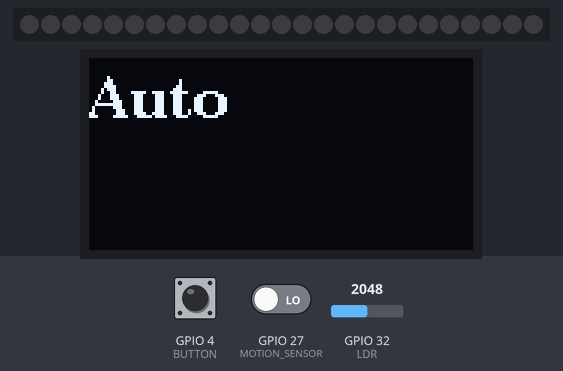
Recording of a program running on a simulated ESP32. Parts: 25 RGB LEDs in strip order, left to right, 128×64 one-colour display. Inputs (shaded band) come from the test bench; at power-on: GPIO 4 (BUTTON) HIGH, GPIO 27 (MOTION_SENSOR) LOW, GPIO 32 (LDR) = 2048. What the program prints to the serial monitor is not drawn.

Above: at 1.2 s.
1.3 s: GPIO 4 (BUTTON) pulled LOW for 0.15 s
At 2.0 s:
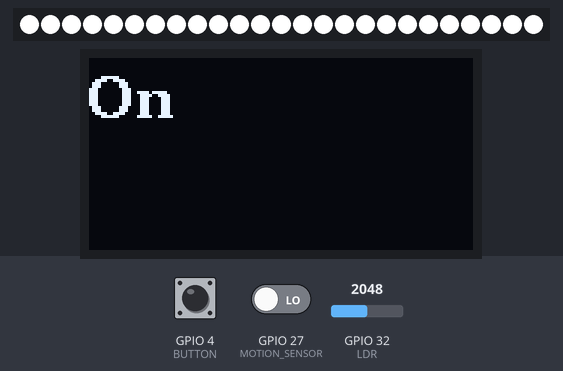
2.9 s: GPIO 4 (BUTTON) pulled LOW for 1 s
At 4.1 s:
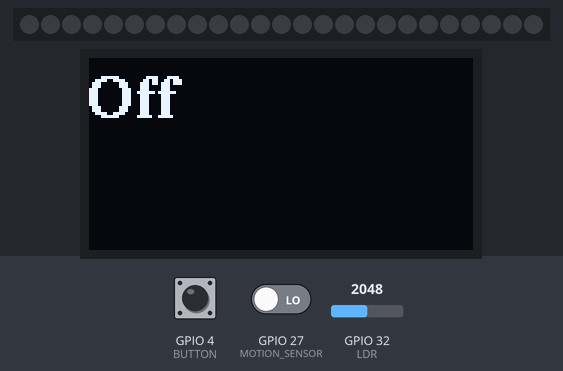
5.4 s: GPIO 4 (BUTTON) pulled LOW for 3.2 s
At 5.8 s:
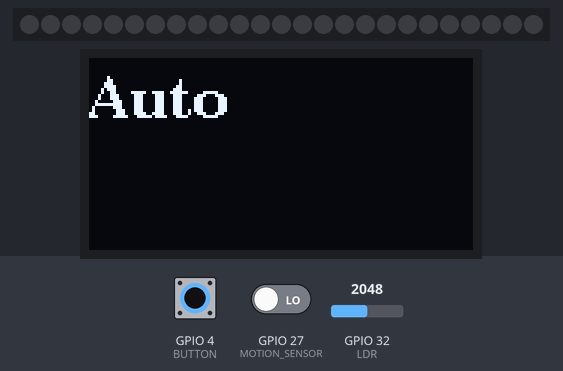
Timing chart, 0 to 8.4 s (numbered marks = the images above; inputs shaded):
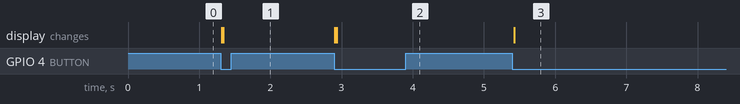

Measured:
- after the input at 5.4 s, the display: changes at once (image 3)

The program:

main.cpp
```cpp
#include <main.h>
#include <config.h>
#include <Arduino.h>
#include <control_switch_state.h>
#include <auto_mode.h>
#include <neopixel.h>
#include <api.h>

#include <U8g2lib.h>  // Display-Library
#include <Wire.h>     // IIC-Library

// Adresse des Displays
// Es kann sein, dass ihr eine andere Adresse verwenden müsst
// Ihr findet unter dem Beispielcode im Handout eine Liste möglicher Adressen
#define DISP_ADDR 0x78

#define DISP_SDA 21   // ESP-Pin verbunden mit SDA
#define DISP_SCL 22   // ESP-Pin verbunden mit SCL


/* Konstruktion Display-Objekt mit Namen "display" */
U8G2_SSD1306_128X64_NONAME_1_SW_I2C display(U8G2_R0, DISP_SCL, DISP_SDA);

int switch_state = 1;

void setup() {
  //pinMode(LED_PIN, OUTPUT);
  pinMode(LDR, INPUT);
  pinMode(BUTTON, INPUT_PULLUP);
  pinMode(MOTION_SENSOR, INPUT);

  setup_LED_Strip();

  Serial.begin(9600);

  setup_api();

  display.setI2CAddress(DISP_ADDR);  // Setzen der IIC-Adresse vom Display
  display.begin();  // Initialisierung des Displays
}

void loop() {
  controlSwitchState(switch_state, display);

  switch (switch_state)
  {
  case 0:
    led_off();
    break;
  case 1:
    autoMode();
    break;
  case 2:
    led_on_api();
    break;
  default:
    break;
  }
}
```

api.h
```cpp
void setup_api();
```

auto_mode.h
```cpp
#pragma once
void autoMode();
```

control_switch_state.h
```cpp
#pragma once
#include <U8g2lib.h>  // Display-Library
void controlSwitchState(int& state, U8G2_SSD1306_128X64_NONAME_1_SW_I2C& lcd);
```

main.h
```cpp
#pragma once

// 0 is off, 1 is auto, 2 is on
extern int switch_state;

void setup();

void loop();
```

neopixel.h
```cpp
#pragma once
void setup_LED_Strip();
/// @brief Turns on the led with given brightness
/// @param brightness Number from 1-5. Other inputs are undefined.
void led_on(int brightness = 5);
void led_off();
#ifndef SOURCE1_H_
#define SOURCE1_H_
namespace settings {
  extern int brightness;
  extern int red;
  extern int green;
  extern int blue;
};
#endif
void led_on_api();
```

auto_mode.cpp
```cpp
// Sets LED according to some rules.
#include <Arduino.h>
#include <config.h>
#include <auto_mode.h>
#include <neopixel.h>

int moveCounter = 0;

void autoMode()
{

  int sensorValue = analogRead(LDR);
  int motionStateCurrent = digitalRead(MOTION_SENSOR);

  if (motionStateCurrent == HIGH) {
    moveCounter = 100;
  }

  Serial.println("AutoMode:");
  Serial.println(sensorValue);
  Serial.println(moveCounter);

  if (moveCounter == 0) {
    led_off();
  } else if (sensorValue >= 500) {
    moveCounter--;
    led_off();
  } else {
    moveCounter--;
    led_on(5 - sensorValue / 100);
  }
}
```

control_switch_state.cpp
```cpp
#include <control_switch_state.h>
#include <config.h>
#include <Arduino.h>
#include <U8g2lib.h>  // Display-Library
#include <Wire.h>     // IIC-Library

void writeState(const int& state, U8G2_SSD1306_128X64_NONAME_1_SW_I2C& display) {
  std::string text = "";
  switch (state)
  {
  case 0:
    text = "Off";
    break;
  case 1:
    text = "Auto";
    break;
  case 2:
    text = "On";
    break;
  default:
    break;
  }
  /* Beginn Picture-Loop */
  display.firstPage();  // Initialisierung Picture-Loop
  do {
    /* Hier Anzeigeinhalt frei definieren */
    display.setFont(u8g2_font_ncenB14_tr);  // optional: gewünschte Schriftart
    display.drawStr(0, 20, text.c_str());
  } while (display.nextPage());  // Sobald Inhalt angezeigt: Verlassen der Schleife
  /* Ende Picture-Loop */
}

bool can_switch = true;

void controlSwitchState(int &state, U8G2_SSD1306_128X64_NONAME_1_SW_I2C& lcd) {
    writeState(state, lcd);
  int pressedState = !digitalRead(BUTTON);
  if (!pressedState) {
    can_switch = true;
    return;
  }
  if (!can_switch) {
    return;
  }
  can_switch = false;
  state++;
  state = state % 3;
}
```

neopixel.cpp
```cpp
#include <neopixel.h>
#include <Arduino.h>
#include <Adafruit_NeoPixel.h>
#define LED_PIN     14
#define LED_COUNT  25
#define BRIGHTNESS 200 // Set BRIGHTNESS to about 1/5 (max = 255)

namespace settings {
  int brightness = 255;
  int red = 255;
  int green = 255;
  int blue = 255;
};

Adafruit_NeoPixel strip(LED_COUNT, LED_PIN, NEO_GRB + NEO_KHZ800);

void setup_LED_Strip(){
  strip.begin();           // INITIALIZE NeoPixel strip object (REQUIRED)
  strip.show();            // Turn OFF all pixels ASAP
  strip.setBrightness(BRIGHTNESS);
}

void led_on(int brightness) {
  strip.setBrightness(255 / (6 - brightness));
  for (int i = 0; i < strip.numPixels(); i++)
  {
    strip.setPixelColor(i, strip.Color(255, 255, 255));
  }
  strip.show();
}

void led_on_api() {
  strip.setBrightness(settings::brightness);
  for (int i = 0; i < strip.numPixels(); i++)
  {
    strip.setPixelColor(i, strip.Color(settings::red, settings::green, settings::blue));
  }
  strip.show();
}

void led_off() {
  for (int i = 0; i < strip.numPixels(); i++)
  {
    strip.setPixelColor(i, strip.Color(0, 0, 0));
  }
  strip.show();
}
```

config.h
```cpp
#define LDR 32
#define BUTTON 4
#define MOTION_SENSOR 27
```
